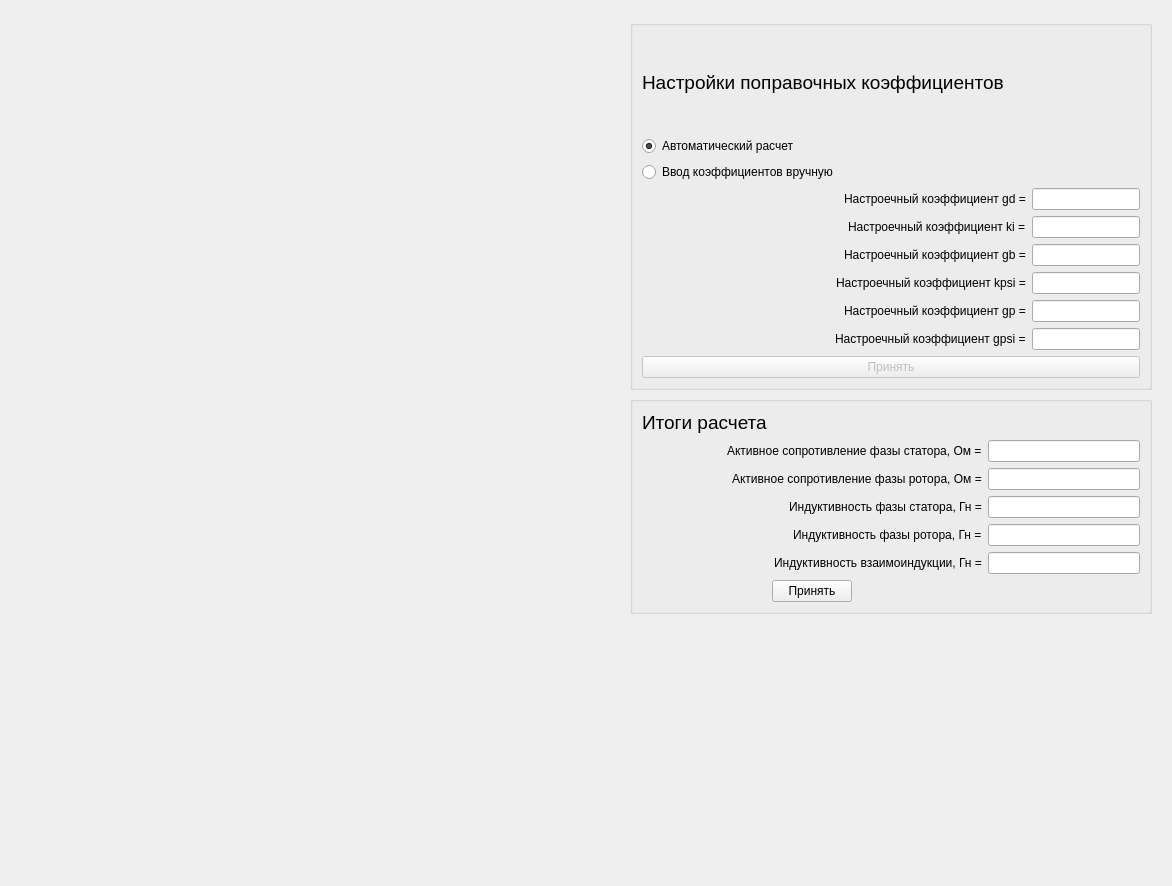
<?xml version="1.0" encoding="UTF-8"?>
<ui version="4.0">
 <class>identf</class>
 <widget class="QWidget" name="identf">
  <property name="geometry">
   <rect>
    <x>0</x>
    <y>0</y>
    <width>1172</width>
    <height>886</height>
   </rect>
  </property>
  <property name="sizePolicy">
   <sizepolicy hsizetype="Preferred" vsizetype="Preferred">
    <horstretch>0</horstretch>
    <verstretch>0</verstretch>
   </sizepolicy>
  </property>
  <property name="minimumSize">
   <size>
    <width>0</width>
    <height>0</height>
   </size>
  </property>
  <property name="windowTitle">
   <string>Form</string>
  </property>
  <property name="autoFillBackground">
   <bool>true</bool>
  </property>
  <layout class="QGridLayout" name="gridLayout">
   <item row="0" column="0">
    <widget class="Plot" name="plot" native="true">
     <property name="sizePolicy">
      <sizepolicy hsizetype="Preferred" vsizetype="Preferred">
       <horstretch>0</horstretch>
       <verstretch>0</verstretch>
      </sizepolicy>
     </property>
    </widget>
   </item>
   <item row="0" column="1">
    <widget class="QWidget" name="widget" native="true">
     <property name="minimumSize">
      <size>
       <width>540</width>
       <height>0</height>
      </size>
     </property>
     <property name="maximumSize">
      <size>
       <width>540</width>
       <height>16777215</height>
      </size>
     </property>
     <layout class="QVBoxLayout" name="verticalLayout_2">
      <item>
       <widget class="QGroupBox" name="groupBox">
        <property name="sizePolicy">
         <sizepolicy hsizetype="Expanding" vsizetype="Fixed">
          <horstretch>0</horstretch>
          <verstretch>0</verstretch>
         </sizepolicy>
        </property>
        <property name="minimumSize">
         <size>
          <width>0</width>
          <height>370</height>
         </size>
        </property>
        <property name="title">
         <string/>
        </property>
        <layout class="QVBoxLayout" name="verticalLayout">
         <item>
          <widget class="QLabel" name="label_2">
           <property name="text">
            <string>&lt;html&gt;&lt;head/&gt;&lt;body&gt;&lt;p&gt;&lt;span style=&quot; font-size:14pt;&quot;&gt;Настройки поправочных коэффициентов&lt;/span&gt;&lt;/p&gt;&lt;/body&gt;&lt;/html&gt;</string>
           </property>
          </widget>
         </item>
         <item>
          <widget class="QRadioButton" name="radioButton">
           <property name="text">
            <string>Автоматический расчет</string>
           </property>
           <property name="checked">
            <bool>true</bool>
           </property>
           <attribute name="buttonGroup">
            <string notr="true">buttonGroup</string>
           </attribute>
          </widget>
         </item>
         <item>
          <widget class="QRadioButton" name="radioButton_2">
           <property name="text">
            <string>Ввод коэффициентов вручную</string>
           </property>
           <attribute name="buttonGroup">
            <string notr="true">buttonGroup</string>
           </attribute>
          </widget>
         </item>
         <item>
          <layout class="QGridLayout" name="gridLayout_4">
           <item row="4" column="1">
            <widget class="QLineEdit" name="lineEdit_15">
             <property name="sizePolicy">
              <sizepolicy hsizetype="Fixed" vsizetype="Fixed">
               <horstretch>0</horstretch>
               <verstretch>0</verstretch>
              </sizepolicy>
             </property>
             <property name="maximumSize">
              <size>
               <width>16777215</width>
               <height>16777215</height>
              </size>
             </property>
            </widget>
           </item>
           <item row="3" column="1">
            <widget class="QLineEdit" name="lineEdit_17">
             <property name="sizePolicy">
              <sizepolicy hsizetype="Fixed" vsizetype="Fixed">
               <horstretch>0</horstretch>
               <verstretch>0</verstretch>
              </sizepolicy>
             </property>
             <property name="maximumSize">
              <size>
               <width>16777215</width>
               <height>16777215</height>
              </size>
             </property>
            </widget>
           </item>
           <item row="1" column="1">
            <widget class="QLineEdit" name="lineEdit_16">
             <property name="sizePolicy">
              <sizepolicy hsizetype="Fixed" vsizetype="Fixed">
               <horstretch>0</horstretch>
               <verstretch>0</verstretch>
              </sizepolicy>
             </property>
             <property name="maximumSize">
              <size>
               <width>16777215</width>
               <height>16777215</height>
              </size>
             </property>
            </widget>
           </item>
           <item row="5" column="1">
            <widget class="QLineEdit" name="lineEdit_18">
             <property name="sizePolicy">
              <sizepolicy hsizetype="Fixed" vsizetype="Fixed">
               <horstretch>0</horstretch>
               <verstretch>0</verstretch>
              </sizepolicy>
             </property>
             <property name="maximumSize">
              <size>
               <width>16777215</width>
               <height>16777215</height>
              </size>
             </property>
            </widget>
           </item>
           <item row="1" column="0" alignment="Qt::AlignRight">
            <widget class="QLabel" name="label_18">
             <property name="text">
              <string>Настроечный коэффициент ki =</string>
             </property>
            </widget>
           </item>
           <item row="0" column="0" alignment="Qt::AlignRight">
            <widget class="QLabel" name="label_16">
             <property name="sizePolicy">
              <sizepolicy hsizetype="Preferred" vsizetype="Preferred">
               <horstretch>0</horstretch>
               <verstretch>0</verstretch>
              </sizepolicy>
             </property>
             <property name="minimumSize">
              <size>
               <width>0</width>
               <height>0</height>
              </size>
             </property>
             <property name="maximumSize">
              <size>
               <width>16777215</width>
               <height>16777215</height>
              </size>
             </property>
             <property name="text">
              <string>Настроечный коэффициент gd =</string>
             </property>
            </widget>
           </item>
           <item row="3" column="0" alignment="Qt::AlignRight">
            <widget class="QLabel" name="label_19">
             <property name="text">
              <string>Настроечный коэффициент kpsi =</string>
             </property>
            </widget>
           </item>
           <item row="4" column="0" alignment="Qt::AlignRight">
            <widget class="QLabel" name="label_17">
             <property name="text">
              <string>Настроечный коэффициент gp =</string>
             </property>
            </widget>
           </item>
           <item row="5" column="0" alignment="Qt::AlignRight">
            <widget class="QLabel" name="label_21">
             <property name="text">
              <string>Настроечный коэффициент gpsi =</string>
             </property>
            </widget>
           </item>
           <item row="0" column="1">
            <widget class="QLineEdit" name="lineEdit_13">
             <property name="enabled">
              <bool>true</bool>
             </property>
             <property name="sizePolicy">
              <sizepolicy hsizetype="Fixed" vsizetype="Fixed">
               <horstretch>0</horstretch>
               <verstretch>0</verstretch>
              </sizepolicy>
             </property>
             <property name="maximumSize">
              <size>
               <width>16777215</width>
               <height>16777215</height>
              </size>
             </property>
            </widget>
           </item>
           <item row="2" column="1">
            <widget class="QLineEdit" name="lineEdit_14">
             <property name="sizePolicy">
              <sizepolicy hsizetype="Fixed" vsizetype="Fixed">
               <horstretch>0</horstretch>
               <verstretch>0</verstretch>
              </sizepolicy>
             </property>
             <property name="maximumSize">
              <size>
               <width>16777215</width>
               <height>16777215</height>
              </size>
             </property>
            </widget>
           </item>
           <item row="2" column="0" alignment="Qt::AlignRight">
            <widget class="QLabel" name="label_20">
             <property name="text">
              <string>Настроечный коэффициент gb =</string>
             </property>
            </widget>
           </item>
          </layout>
         </item>
         <item>
          <widget class="QPushButton" name="pushButton_2">
           <property name="enabled">
            <bool>false</bool>
           </property>
           <property name="text">
            <string>Принять</string>
           </property>
          </widget>
         </item>
        </layout>
       </widget>
      </item>
      <item>
       <widget class="QGroupBox" name="groupBox_2">
        <property name="sizePolicy">
         <sizepolicy hsizetype="Fixed" vsizetype="Fixed">
          <horstretch>0</horstretch>
          <verstretch>0</verstretch>
         </sizepolicy>
        </property>
        <property name="minimumSize">
         <size>
          <width>500</width>
          <height>0</height>
         </size>
        </property>
        <property name="maximumSize">
         <size>
          <width>550</width>
          <height>16777215</height>
         </size>
        </property>
        <property name="title">
         <string/>
        </property>
        <layout class="QGridLayout" name="gridLayout_2">
         <item row="4" column="1">
          <widget class="QLineEdit" name="lineEdit_9">
           <property name="sizePolicy">
            <sizepolicy hsizetype="Fixed" vsizetype="Fixed">
             <horstretch>0</horstretch>
             <verstretch>0</verstretch>
            </sizepolicy>
           </property>
           <property name="minimumSize">
            <size>
             <width>152</width>
             <height>0</height>
            </size>
           </property>
           <property name="maximumSize">
            <size>
             <width>16777215</width>
             <height>16777215</height>
            </size>
           </property>
          </widget>
         </item>
         <item row="2" column="0" alignment="Qt::AlignRight">
          <widget class="QLabel" name="label_11">
           <property name="text">
            <string>Активное сопротивление фазы ротора, Ом =</string>
           </property>
          </widget>
         </item>
         <item row="0" column="0">
          <widget class="QLabel" name="label_15">
           <property name="text">
            <string>&lt;html&gt;&lt;head/&gt;&lt;body&gt;&lt;p&gt;&lt;span style=&quot; font-size:14pt;&quot;&gt;Итоги расчета&lt;/span&gt;&lt;/p&gt;&lt;/body&gt;&lt;/html&gt;</string>
           </property>
          </widget>
         </item>
         <item row="3" column="0" alignment="Qt::AlignRight">
          <widget class="QLabel" name="label_12">
           <property name="text">
            <string>Индуктивность фазы статора, Гн =</string>
           </property>
          </widget>
         </item>
         <item row="4" column="0" alignment="Qt::AlignRight">
          <widget class="QLabel" name="label_13">
           <property name="text">
            <string>Индуктивность фазы ротора, Гн =</string>
           </property>
          </widget>
         </item>
         <item row="6" column="0" alignment="Qt::AlignHCenter">
          <widget class="QPushButton" name="pushButton">
           <property name="sizePolicy">
            <sizepolicy hsizetype="Fixed" vsizetype="Fixed">
             <horstretch>0</horstretch>
             <verstretch>0</verstretch>
            </sizepolicy>
           </property>
           <property name="text">
            <string>Принять</string>
           </property>
          </widget>
         </item>
         <item row="1" column="0" alignment="Qt::AlignRight">
          <widget class="QLabel" name="label_10">
           <property name="text">
            <string>Активное сопротивление фазы статора, Ом =</string>
           </property>
          </widget>
         </item>
         <item row="5" column="0" alignment="Qt::AlignRight">
          <widget class="QLabel" name="label_14">
           <property name="text">
            <string>Индуктивность взаимоиндукции, Гн =</string>
           </property>
          </widget>
         </item>
         <item row="1" column="1">
          <widget class="QLineEdit" name="lineEdit_12">
           <property name="enabled">
            <bool>true</bool>
           </property>
           <property name="sizePolicy">
            <sizepolicy hsizetype="Fixed" vsizetype="Fixed">
             <horstretch>0</horstretch>
             <verstretch>0</verstretch>
            </sizepolicy>
           </property>
           <property name="minimumSize">
            <size>
             <width>152</width>
             <height>0</height>
            </size>
           </property>
           <property name="maximumSize">
            <size>
             <width>16777215</width>
             <height>16777215</height>
            </size>
           </property>
          </widget>
         </item>
         <item row="5" column="1">
          <widget class="QLineEdit" name="lineEdit_8">
           <property name="sizePolicy">
            <sizepolicy hsizetype="Fixed" vsizetype="Fixed">
             <horstretch>0</horstretch>
             <verstretch>0</verstretch>
            </sizepolicy>
           </property>
           <property name="minimumSize">
            <size>
             <width>152</width>
             <height>0</height>
            </size>
           </property>
           <property name="maximumSize">
            <size>
             <width>16777215</width>
             <height>16777215</height>
            </size>
           </property>
          </widget>
         </item>
         <item row="2" column="1">
          <widget class="QLineEdit" name="lineEdit_11">
           <property name="sizePolicy">
            <sizepolicy hsizetype="Fixed" vsizetype="Fixed">
             <horstretch>0</horstretch>
             <verstretch>0</verstretch>
            </sizepolicy>
           </property>
           <property name="minimumSize">
            <size>
             <width>152</width>
             <height>0</height>
            </size>
           </property>
           <property name="maximumSize">
            <size>
             <width>16777215</width>
             <height>16777215</height>
            </size>
           </property>
          </widget>
         </item>
         <item row="3" column="1">
          <widget class="QLineEdit" name="lineEdit_10">
           <property name="sizePolicy">
            <sizepolicy hsizetype="Fixed" vsizetype="Fixed">
             <horstretch>0</horstretch>
             <verstretch>0</verstretch>
            </sizepolicy>
           </property>
           <property name="minimumSize">
            <size>
             <width>152</width>
             <height>0</height>
            </size>
           </property>
           <property name="maximumSize">
            <size>
             <width>16777215</width>
             <height>16777215</height>
            </size>
           </property>
          </widget>
         </item>
        </layout>
       </widget>
      </item>
      <item>
       <spacer name="verticalSpacer">
        <property name="orientation">
         <enum>Qt::Vertical</enum>
        </property>
        <property name="sizeHint" stdset="0">
         <size>
          <width>20</width>
          <height>40</height>
         </size>
        </property>
       </spacer>
      </item>
     </layout>
    </widget>
   </item>
  </layout>
 </widget>
 <customwidgets>
  <customwidget>
   <class>Plot</class>
   <extends>QWidget</extends>
   <header>plot.h</header>
   <container>1</container>
  </customwidget>
 </customwidgets>
 <resources/>
 <connections/>
 <buttongroups>
  <buttongroup name="buttonGroup"/>
 </buttongroups>
</ui>
